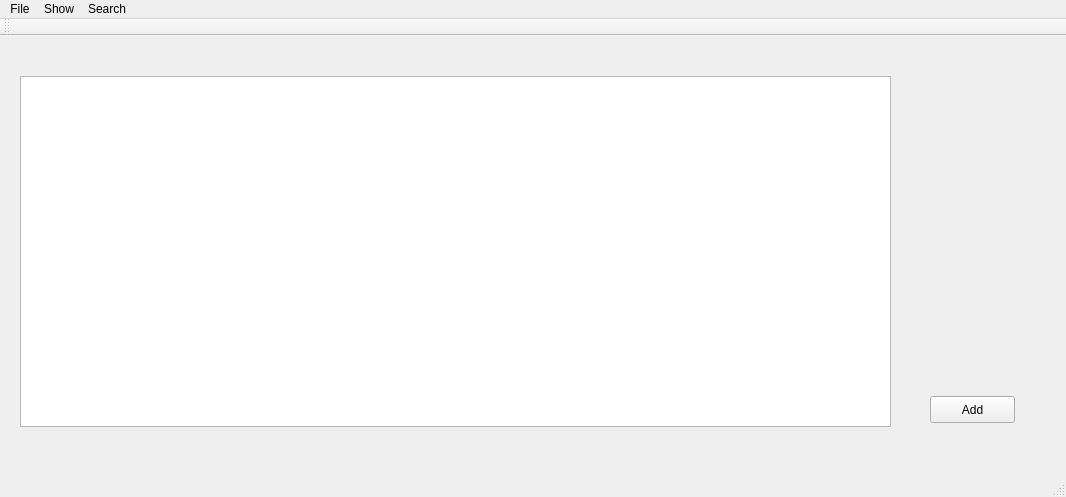
<?xml version="1.0" encoding="UTF-8"?>
<ui version="4.0">
 <class>MainWindow</class>
 <widget class="QMainWindow" name="MainWindow">
  <property name="geometry">
   <rect>
    <x>0</x>
    <y>0</y>
    <width>1066</width>
    <height>497</height>
   </rect>
  </property>
  <property name="windowTitle">
   <string>MainWindow</string>
  </property>
  <widget class="QWidget" name="centralWidget">
   <widget class="QTableView" name="databaseTable">
    <property name="geometry">
     <rect>
      <x>20</x>
      <y>40</y>
      <width>871</width>
      <height>351</height>
     </rect>
    </property>
   </widget>
   <widget class="QPushButton" name="pushButton">
    <property name="geometry">
     <rect>
      <x>930</x>
      <y>360</y>
      <width>85</width>
      <height>27</height>
     </rect>
    </property>
    <property name="text">
     <string>Add</string>
    </property>
   </widget>
  </widget>
  <widget class="QMenuBar" name="menuBar">
   <property name="geometry">
    <rect>
     <x>0</x>
     <y>0</y>
     <width>1066</width>
     <height>27</height>
    </rect>
   </property>
   <widget class="QMenu" name="menuFile">
    <property name="title">
     <string>File</string>
    </property>
    <addaction name="actionExit"/>
   </widget>
   <widget class="QMenu" name="menuSearch">
    <property name="title">
     <string>Show</string>
    </property>
    <addaction name="productShow"/>
    <addaction name="categoryShow"/>
    <addaction name="manufacturerShow"/>
    <addaction name="countryShow"/>
    <addaction name="customerShow"/>
    <addaction name="receiptShow"/>
   </widget>
   <widget class="QMenu" name="menuSearch_2">
    <property name="title">
     <string>Search</string>
    </property>
    <widget class="QMenu" name="menuProduct">
     <property name="title">
      <string>Product</string>
     </property>
     <addaction name="actionId"/>
     <addaction name="actionName"/>
     <addaction name="actionPrice"/>
     <addaction name="actionCount"/>
     <addaction name="actionManufacturer"/>
     <addaction name="actionCountry_2"/>
     <addaction name="actionCategory_2"/>
    </widget>
    <widget class="QMenu" name="menuCustomer">
     <property name="title">
      <string>Customer</string>
     </property>
     <addaction name="actionName_Surname"/>
     <addaction name="actionCity"/>
    </widget>
    <addaction name="menuProduct"/>
    <addaction name="menuCustomer"/>
    <addaction name="actionReceipt"/>
   </widget>
   <addaction name="menuFile"/>
   <addaction name="menuSearch"/>
   <addaction name="menuSearch_2"/>
  </widget>
  <widget class="QToolBar" name="mainToolBar">
   <attribute name="toolBarArea">
    <enum>TopToolBarArea</enum>
   </attribute>
   <attribute name="toolBarBreak">
    <bool>false</bool>
   </attribute>
  </widget>
  <widget class="QStatusBar" name="statusBar"/>
  <action name="actionExit">
   <property name="text">
    <string>Exit</string>
   </property>
  </action>
  <action name="productShow">
   <property name="text">
    <string>Product</string>
   </property>
  </action>
  <action name="categoryShow">
   <property name="text">
    <string>Category</string>
   </property>
  </action>
  <action name="manufacturerShow">
   <property name="text">
    <string>Manufacturer</string>
   </property>
  </action>
  <action name="countryShow">
   <property name="text">
    <string>Country</string>
   </property>
  </action>
  <action name="customerShow">
   <property name="text">
    <string>Customer</string>
   </property>
  </action>
  <action name="receiptShow">
   <property name="text">
    <string>Receipt</string>
   </property>
  </action>
  <action name="actionManufactorer">
   <property name="text">
    <string>Manufactorer</string>
   </property>
  </action>
  <action name="actionCategory">
   <property name="text">
    <string>Category</string>
   </property>
  </action>
  <action name="actionCountry">
   <property name="text">
    <string>Country</string>
   </property>
  </action>
  <action name="actionReceipt">
   <property name="text">
    <string>Receipt</string>
   </property>
  </action>
  <action name="actionId">
   <property name="text">
    <string>ID</string>
   </property>
  </action>
  <action name="actionName">
   <property name="text">
    <string>Name</string>
   </property>
  </action>
  <action name="actionPrice">
   <property name="text">
    <string>Price</string>
   </property>
  </action>
  <action name="actionCount">
   <property name="text">
    <string>Count</string>
   </property>
  </action>
  <action name="actionManufacturer">
   <property name="text">
    <string>Manufacturer</string>
   </property>
  </action>
  <action name="actionCountry_2">
   <property name="text">
    <string>Country</string>
   </property>
  </action>
  <action name="actionCategory_2">
   <property name="text">
    <string>Category</string>
   </property>
  </action>
  <action name="actionName_Surname">
   <property name="text">
    <string>Name Surname</string>
   </property>
  </action>
  <action name="actionCity">
   <property name="text">
    <string>City</string>
   </property>
  </action>
 </widget>
 <layoutdefault spacing="6" margin="11"/>
 <resources/>
 <connections/>
</ui>
